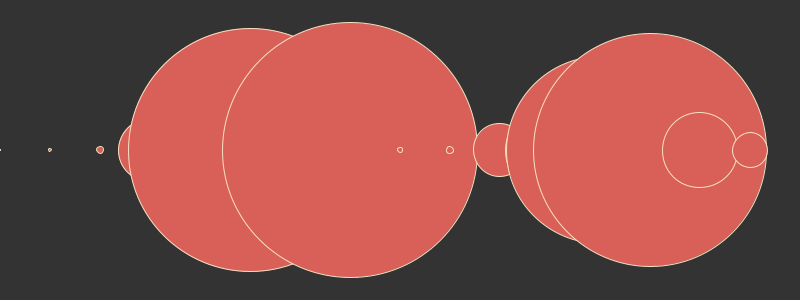
Frame 1 (no input)
Frame 60 (the mouse pressed at the canvas centre just before this capture): identical to frame 1, image omitted
Frame 120 (the mouse held since frame 60 and released just before this capture): identical to frame 1, image omitted

The Processing sketch that drew this single still picture (run headless with seeded random() and noise(); from frame 60 on, the mouse is pressed at the canvas centre):

// Processing sketch: build
// ── build.pde
// step_02
// area of circle : PI * r^2

int num[] = {3,8,14,45,3,88,56,90,13,15,41,53,77,86,49,33};

void settings() {
  size(800, 300);
}

void setup() {
}

void draw() {
  background(#333333);
  stroke(#f7e1c1);
  fill(#d95f59);

  for(int i = 0; i < num.length; i++) {
    float result = calcArea(num[i]);
    float cw = width / num.length;
    float cs = result / 100.0;
    ellipse(cw*i, height/2, cs, cs);
  }
}

float calcArea(int value) {
  int r = value;
  float area = PI * (r*r);
  return area;
}
